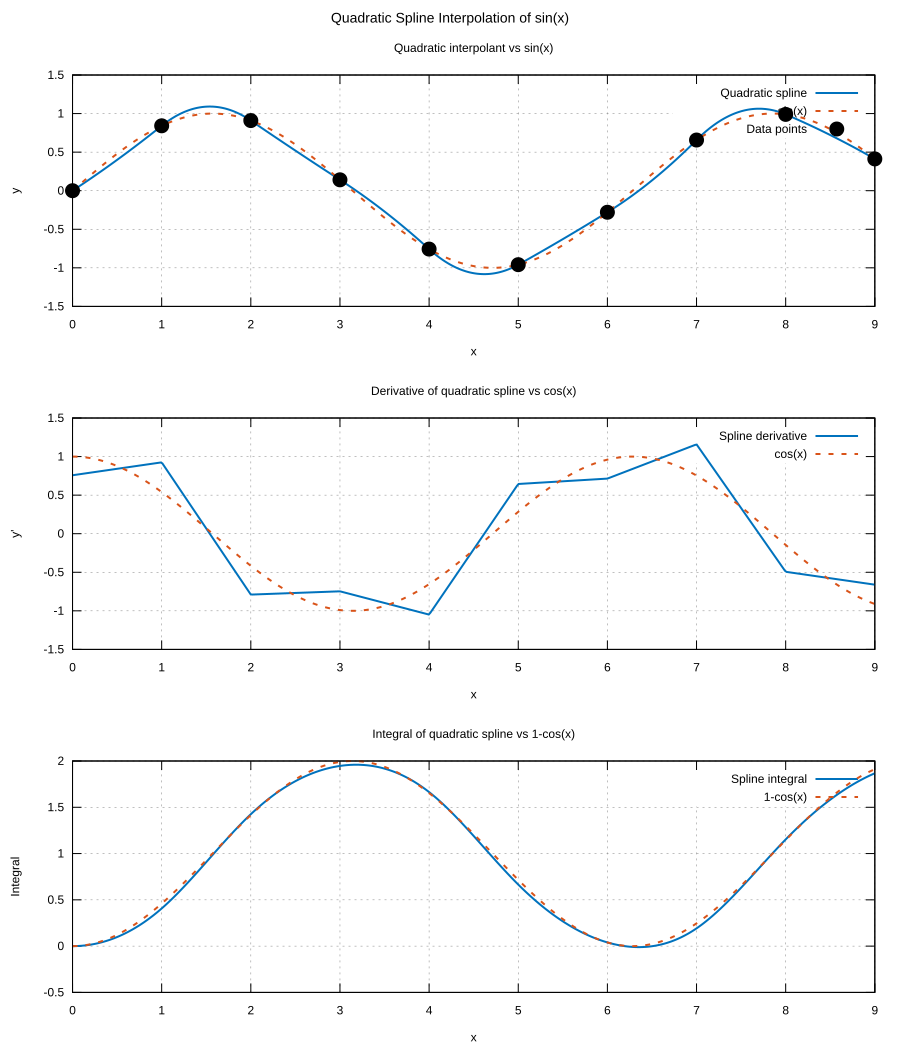

This figure's gnuplot source:
set terminal svg enhanced size 900,1050 background rgb "white"
set output "plot_quadratic.svg"

set multiplot layout 3,1 title "Quadratic Spline Interpolation of sin(x)" font ",14"

set grid
set key top right

set title "Quadratic interpolant vs sin(x)"
set xlabel "x"
set ylabel "y"
plot "quad_interp.txt" using 1:2 with lines lw 2 lc rgb "#0072BD" title "Quadratic spline", \
     "quad_interp.txt" using 1:3 with lines lw 2 dt 2 lc rgb "#D95319" title "sin(x)", \
     "sin_points.txt"  using 1:2 with points pt 7 ps 1.5 lc rgb "#000000" title "Data points"

set title "Derivative of quadratic spline vs cos(x)"
set xlabel "x"
set ylabel "y'"
plot "quad_interp.txt" using 1:4 with lines lw 2 lc rgb "#0072BD" title "Spline derivative", \
     "quad_interp.txt" using 1:5 with lines lw 2 dt 2 lc rgb "#D95319" title "cos(x)"

set title "Integral of quadratic spline vs 1-cos(x)"
set xlabel "x"
set ylabel "Integral"
plot "quad_interp.txt" using 1:6 with lines lw 2 lc rgb "#0072BD" title "Spline integral", \
     "quad_interp.txt" using 1:7 with lines lw 2 dt 2 lc rgb "#D95319" title "1-cos(x)"

unset multiplot
